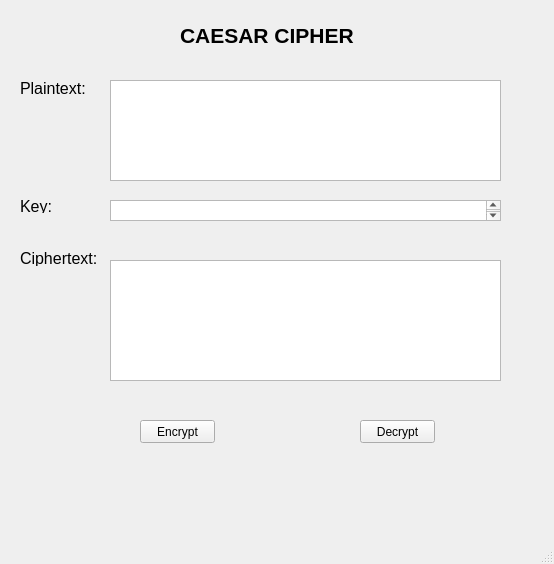
<?xml version="1.0" encoding="UTF-8"?>
<ui version="4.0">
 <class>MainWindow</class>
 <widget class="QMainWindow" name="MainWindow">
  <property name="geometry">
   <rect>
    <x>0</x>
    <y>0</y>
    <width>554</width>
    <height>564</height>
   </rect>
  </property>
  <property name="windowTitle">
   <string>MainWindow</string>
  </property>
  <widget class="QWidget" name="centralwidget">
   <widget class="QLabel" name="label">
    <property name="geometry">
     <rect>
      <x>180</x>
      <y>20</y>
      <width>191</width>
      <height>31</height>
     </rect>
    </property>
    <property name="font">
     <font>
      <pointsize>16</pointsize>
      <weight>75</weight>
      <bold>true</bold>
     </font>
    </property>
    <property name="text">
     <string>CAESAR CIPHER</string>
    </property>
   </widget>
   <widget class="QLabel" name="label_2">
    <property name="geometry">
     <rect>
      <x>20</x>
      <y>80</y>
      <width>81</width>
      <height>16</height>
     </rect>
    </property>
    <property name="font">
     <font>
      <pointsize>12</pointsize>
     </font>
    </property>
    <property name="text">
     <string>Plaintext: </string>
    </property>
   </widget>
   <widget class="QTextEdit" name="textEdit">
    <property name="geometry">
     <rect>
      <x>110</x>
      <y>80</y>
      <width>391</width>
      <height>101</height>
     </rect>
    </property>
   </widget>
   <widget class="QLabel" name="label_3">
    <property name="geometry">
     <rect>
      <x>20</x>
      <y>200</y>
      <width>47</width>
      <height>13</height>
     </rect>
    </property>
    <property name="font">
     <font>
      <pointsize>12</pointsize>
     </font>
    </property>
    <property name="text">
     <string>Key: </string>
    </property>
   </widget>
   <widget class="QTextEdit" name="textEdit_2">
    <property name="geometry">
     <rect>
      <x>110</x>
      <y>200</y>
      <width>391</width>
      <height>21</height>
     </rect>
    </property>
   </widget>
   <widget class="QLabel" name="label_4">
    <property name="geometry">
     <rect>
      <x>20</x>
      <y>250</y>
      <width>101</width>
      <height>16</height>
     </rect>
    </property>
    <property name="font">
     <font>
      <pointsize>12</pointsize>
     </font>
    </property>
    <property name="text">
     <string>Ciphertext: </string>
    </property>
   </widget>
   <widget class="QTextEdit" name="textEdit_3">
    <property name="geometry">
     <rect>
      <x>110</x>
      <y>260</y>
      <width>391</width>
      <height>121</height>
     </rect>
    </property>
   </widget>
   <widget class="QPushButton" name="pushButton">
    <property name="geometry">
     <rect>
      <x>140</x>
      <y>420</y>
      <width>75</width>
      <height>23</height>
     </rect>
    </property>
    <property name="text">
     <string>Encrypt</string>
    </property>
   </widget>
   <widget class="QPushButton" name="pushButton_2">
    <property name="geometry">
     <rect>
      <x>360</x>
      <y>420</y>
      <width>75</width>
      <height>23</height>
     </rect>
    </property>
    <property name="text">
     <string>Decrypt</string>
    </property>
   </widget>
  </widget>
  <widget class="QMenuBar" name="menubar">
   <property name="geometry">
    <rect>
     <x>0</x>
     <y>0</y>
     <width>554</width>
     <height>21</height>
    </rect>
   </property>
  </widget>
  <widget class="QStatusBar" name="statusbar"/>
 </widget>
 <resources/>
 <connections/>
</ui>
